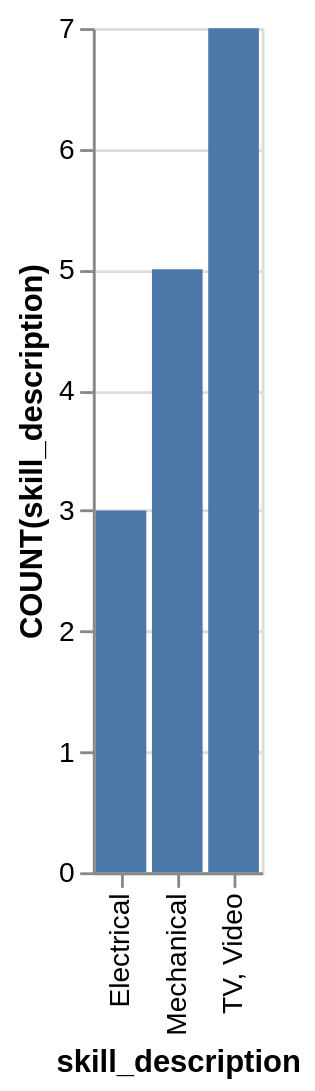

Specify this chart in Vega-Lite:
### Vega-Lite specification from a JSON file in a GitHub repository (floating-point values rounded to 4 significant figures)
{"data": {"values": [{"x_data": "Electrical", "y_data": 3}, {"x_data": "Mechanical", "y_data": 5}, {"x_data": "TV, Video", "y_data": 7}]}, "mark": "bar", "encoding": {"x": {"field": "x_data", "type": "nominal", "title": "skill_description", "sort": {"op": "sum", "field": "y_data", "order": "ascending"}}, "y": {"field": "y_data", "type": "quantitative", "title": "COUNT(skill_description)"}}}
